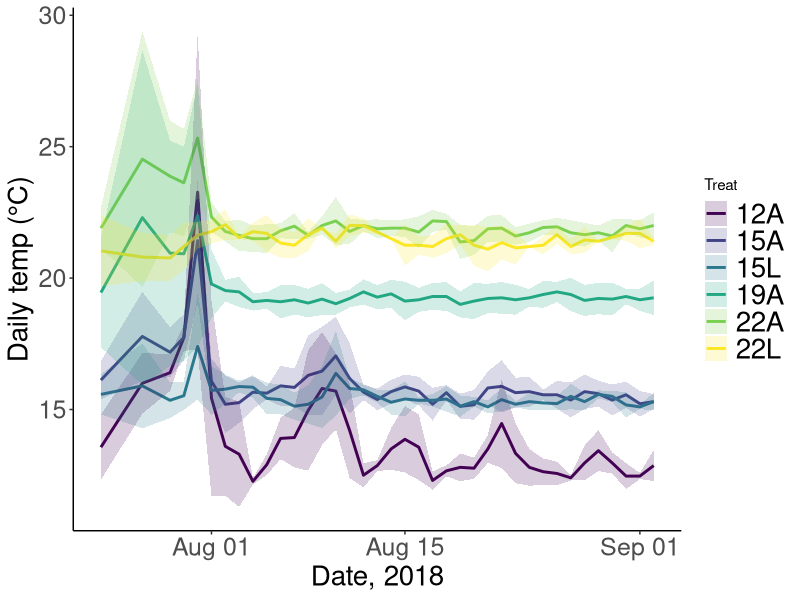
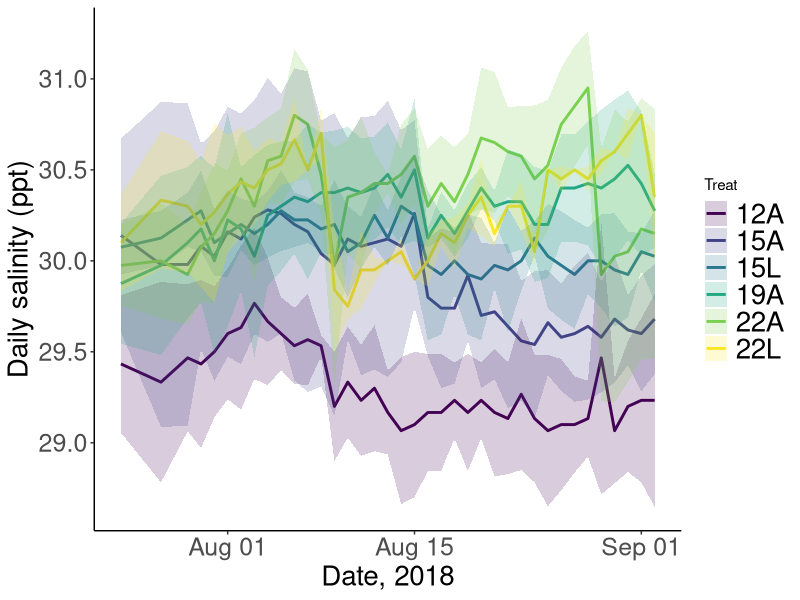
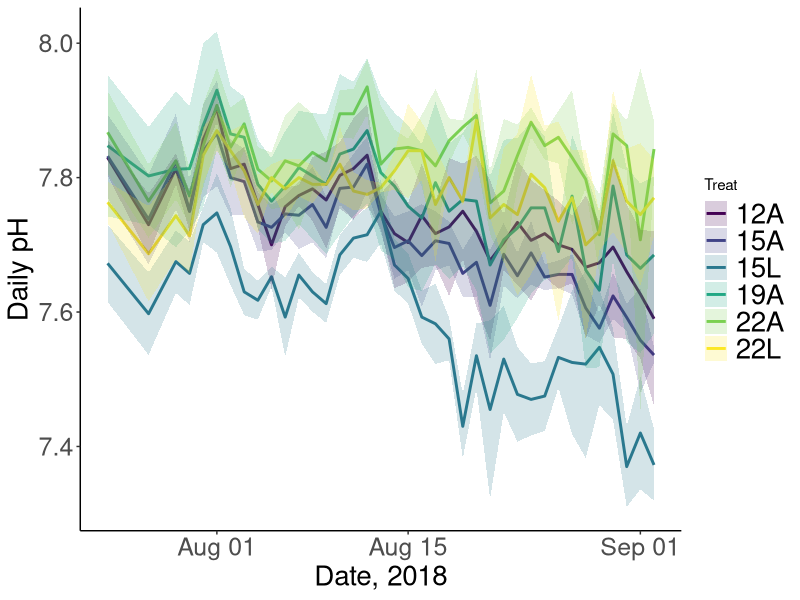
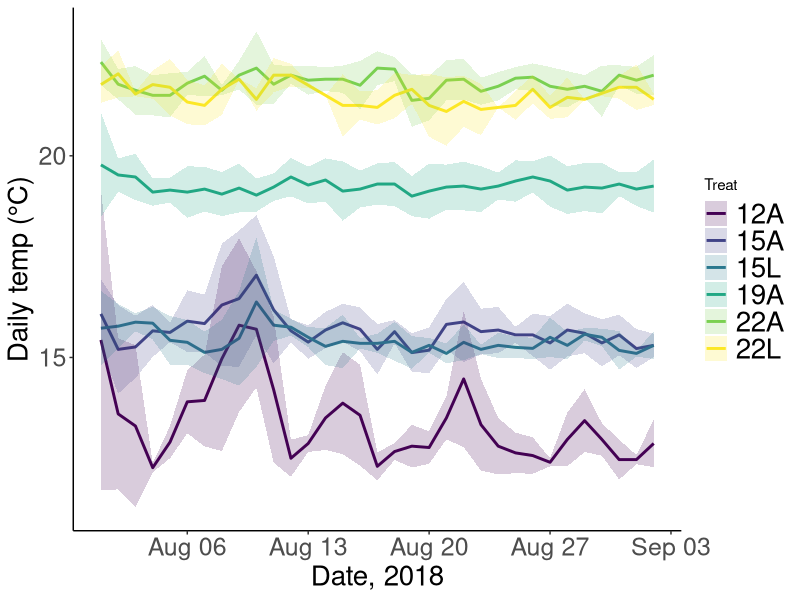
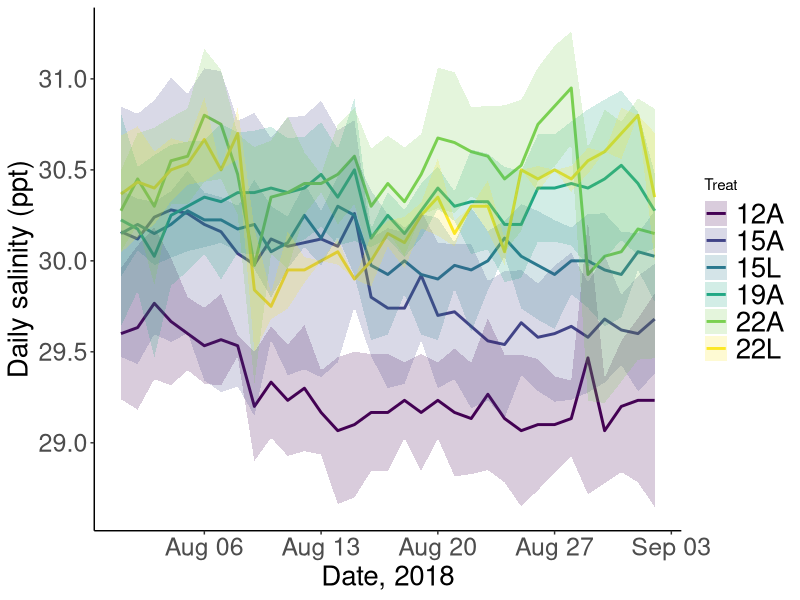
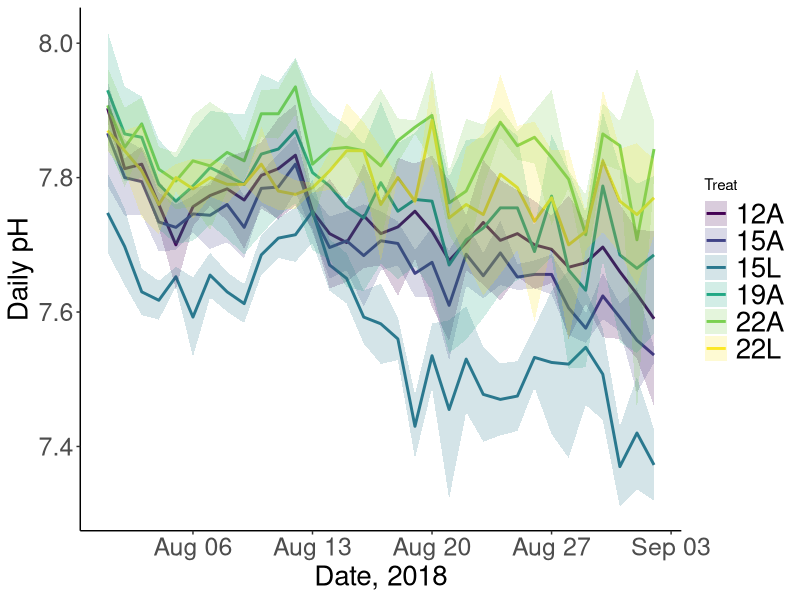

Write the R code that produced these figures, in order.
#YSI script for mesocosm experiment to visualize the temp, salinity, pH data


#Load packages----
pkgs <- c("dplyr", "tidyverse", "tidyr", "viridis", "lubridate", "ggplot2", "purrr", "stringr")
lapply(pkgs, library, character.only = TRUE)
rm(pkgs)

#Load & clean csv from data/YSI_meso folder----
ysi <- read.csv("data/meso_YSI_DIC/Water parameters_final_combined_Dec 12.csv")

#Clean database: remove unncessary columns & rows (any rows w/ NAs), select for July 18-Sept 2
#reassign Tank 16 as 15A

ysi <- ysi %>% 
  mutate(year = "2018",
         Date = paste(year, Date, sep = "-"),
         Treat = ifelse(Tank == 16, "15A", Treat),
         Treat = as.factor(Treat)) %>% 
  filter(Date > "2018-07-23" & Date <= "2018-09-02") %>% 
  select(Tank, Treat, Date, Temperature, pH, Salinity)

#Now create new dataframe with the summarized temps/treatment----
#Remove the tanks that jumped at the start of the experiment
ysi_sum <- ysi %>% 
  group_by(Treat, Date) %>% 
  summarize(avgtemp = mean(Temperature), sdtemp = sd(Temperature),
            avgsal = mean(Salinity), sdsal = sd(Salinity),
            avgpH = mean(pH, na.rm = TRUE), sdpH = sd(pH, na.rm = TRUE)) %>% 
  mutate(Date = ymd(Date)) %>% 
  ungroup()

#Now visualize data across treatments----
#Set theme aesthetics for font sizes
my_theme <- theme(axis.title.x = element_text(size = 20), axis.text.x = element_text(size = 18),
                  axis.title.y = element_text(size = 20), axis.text.y = element_text(size = 18),
                  legend.text = element_text(size = 20))

temp_meso_ysi <- ggplot(ysi_sum, aes(Date, avgtemp, group = Treat)) + 
  geom_line (aes(colour = Treat), size = 1) +
  geom_ribbon(aes(ymin = avgtemp-sdtemp, ymax = avgtemp+sdtemp, fill = Treat), alpha = 0.2) +
  scale_color_viridis(discrete = TRUE, option = "D") +
  scale_fill_viridis(discrete = TRUE) +
  theme_bw() + labs(x = "Date, 2018", y = "Daily temp (°C)") +
  theme(panel.border = element_blank(), panel.grid.major = element_blank(),
        panel.grid.minor = element_blank(), axis.line = element_line(colour = "black")) +
  my_theme

sal_meso_ysi <- ggplot(ysi_sum, aes(Date, avgsal, group = Treat)) + 
  geom_line (aes(colour = Treat), size = 1) +
  geom_ribbon(aes(ymin = avgsal-sdsal, ymax = avgsal+sdsal, fill = Treat), alpha = 0.2) +
  scale_color_viridis(discrete = TRUE, option = "D") +
  scale_fill_viridis(discrete = TRUE) +
  theme_bw() + labs(x = "Date, 2018", y = "Daily salinity (ppt)") +
  theme(panel.border = element_blank(), panel.grid.major = element_blank(),
        panel.grid.minor = element_blank(), axis.line = element_line(colour = "black")) +
  my_theme

pH_meso_ysi <- ggplot(ysi_sum, aes(Date, avgpH, group = Treat)) + 
  geom_line (aes(colour = Treat), size = 1) +
  scale_color_viridis(discrete = TRUE, option = "D") +
  scale_fill_viridis(discrete = TRUE) +
  geom_ribbon(aes(ymin = avgpH-sdpH, ymax = avgpH+sdpH, fill = Treat), alpha = 0.2) +
  theme_bw() + labs(x = "Date, 2018", y = "Daily pH") +
  theme(panel.border = element_blank(), panel.grid.major = element_blank(),
        panel.grid.minor = element_blank(), axis.line = element_line(colour = "black")) +
  my_theme

ggsave(temp_meso_ysi, file = "plots/YSI_DIC/temp_meso_ysi.pdf", height = 5, width = 9, dpi = 300)
ggsave(sal_meso_ysi, file = "plots/YSI_DIC/sal_meso_ysi.pdf", height = 5, width = 9, dpi = 300)
ggsave(pH_meso_ysi, file = "plots/YSI_DIC/pH_meso_ysi.pdf", height = 5, width = 9, dpi = 300)


#Now create a second set of plots for just the Aug 1 - Sept 2----
ysi_sum_subset <- ysi_sum %>% 
  filter(Date >= "2018-08-01")

temp_meso_ysi_subset <- ggplot(ysi_sum_subset, aes(Date, avgtemp, group = Treat)) + 
  geom_line (aes(colour = Treat), size = 1) +
  geom_ribbon(aes(ymin = avgtemp-sdtemp, ymax = avgtemp+sdtemp, fill = Treat), alpha = 0.2) +
  scale_color_viridis(discrete = TRUE, option = "D") +
  scale_fill_viridis(discrete = TRUE) +
  theme_bw() + labs(x = "Date, 2018", y = "Daily temp (°C)") +
  theme(panel.border = element_blank(), panel.grid.major = element_blank(),
        panel.grid.minor = element_blank(), axis.line = element_line(colour = "black")) +
  my_theme

sal_meso_ysi_subset <- ggplot(ysi_sum_subset, aes(Date, avgsal, group = Treat)) + 
  geom_line (aes(colour = Treat), size = 1) +
  geom_ribbon(aes(ymin = avgsal-sdsal, ymax = avgsal+sdsal, fill = Treat), alpha = 0.2) +
  scale_color_viridis(discrete = TRUE, option = "D") +
  scale_fill_viridis(discrete = TRUE) +
  theme_bw() + labs(x = "Date, 2018", y = "Daily salinity (ppt)") +
  theme(panel.border = element_blank(), panel.grid.major = element_blank(),
        panel.grid.minor = element_blank(), axis.line = element_line(colour = "black")) +
  my_theme

pH_meso_ysi_subset <- ggplot(ysi_sum_subset, aes(Date, avgpH, group = Treat)) + 
  geom_line (aes(colour = Treat), size = 1) +
  geom_ribbon(aes(ymin = avgpH-sdpH, ymax = avgpH+sdpH, fill = Treat), alpha = 0.2) +
  scale_color_viridis(discrete = TRUE, option = "D") +
  scale_fill_viridis(discrete = TRUE) +
  theme_bw() + labs(x = "Date, 2018", y = "Daily pH") +
  theme(panel.border = element_blank(), panel.grid.major = element_blank(),
        panel.grid.minor = element_blank(), axis.line = element_line(colour = "black")) +
  my_theme

ggsave(temp_meso_ysi_subset, file = "plots/YSI_DIC/temp_meso_ysi_subset.pdf", height = 5, width = 9, dpi = 300)
ggsave(sal_meso_ysi_subset, file = "plots/YSI_DIC/sal_meso_ysi_subset.pdf", height = 5, width = 9, dpi = 300)
ggsave(pH_meso_ysi_subset, file = "plots/YSI_DIC/pH_meso_ysi_subset.pdf", height = 5, width = 9, dpi = 300)


#Now calculate the average & sd per treatment for you to put into the table----
ysi_sum_table <- ysi_sum %>% 
  group_by(Treat) %>% 
  summarize(avgtemp = mean(avgtemp), sdtemp = sd(sdtemp),
            avgsal = mean(avgsal), sdsal = sd(sdsal),
            avgpH = mean(avgpH, na.rm = TRUE), sdpH = mean(sdpH, na.rm = TRUE)) %>% 
  ungroup()

ysi_sum_subset_table <- ysi_sum_subset %>% 
  group_by(Treat) %>% 
  summarize(avgtemp = mean(avgtemp), sdtemp = sd(sdtemp),
            avgsal = mean(avgsal), sdsal = sd(sdsal),
            avgpH = mean(avgpH, na.rm = TRUE), sdpH = mean(sdpH, na.rm = TRUE)) %>% 
  ungroup()


#Remove all unneeded variables----
rm(ysi, ysi_sum, ysi_sum_subset, ysi_sum_subset_table, ysi_sum_table, pH_meso_ysi,
   pH_meso_ysi_subset, sal_meso_ysi, sal_meso_ysi_subset, temp_meso_ysi, 
   temp_meso_ysi_subset, temp_YSI, my_theme)
